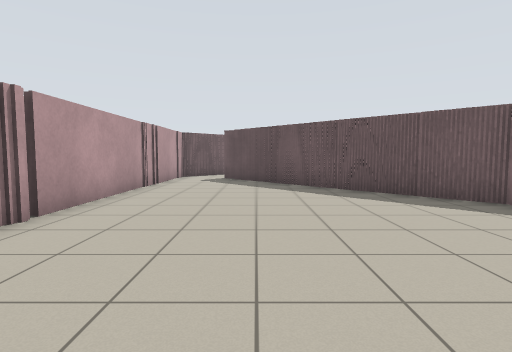
View 1 (above)

18 first-person views from a walk through a Stage world. The camera is 1 m above the floor, tilts 4° down and sees 80° across. Floor lines are 1 m apart. The floor is counted in squares, 1 m on a side. Each view is taken from the middle of a square. On the plan, view 1 faces up. The plan holds only what a view shows up to about 12 squares ahead; the rest is blank. Robots are left out.

View 2
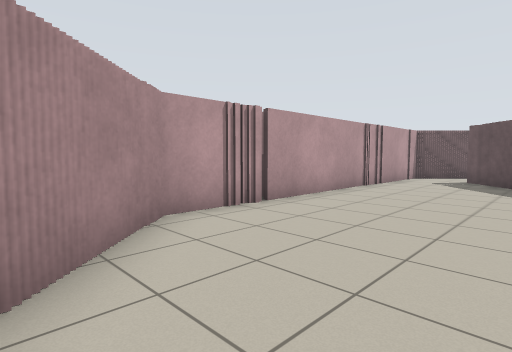

View 3
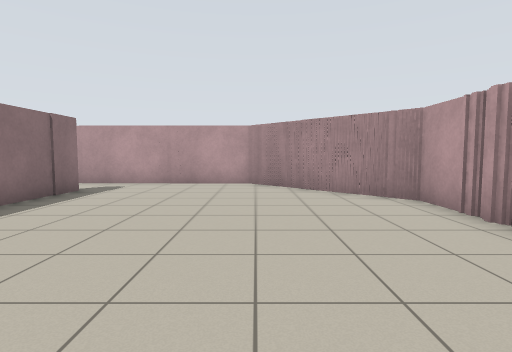

View 4
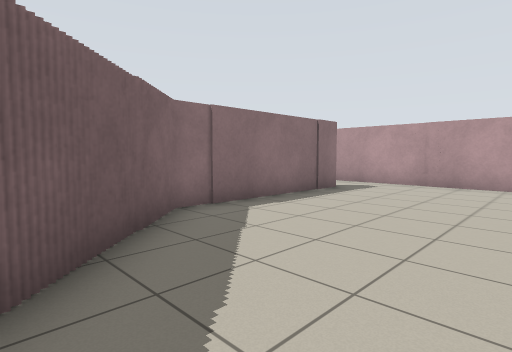

View 5
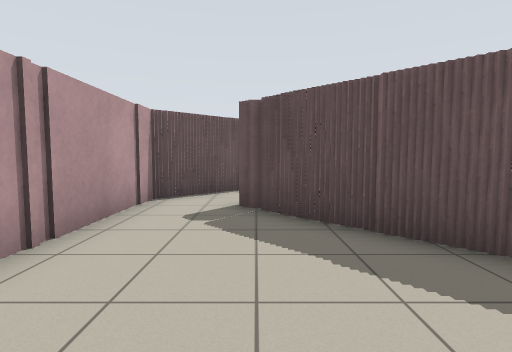

View 6
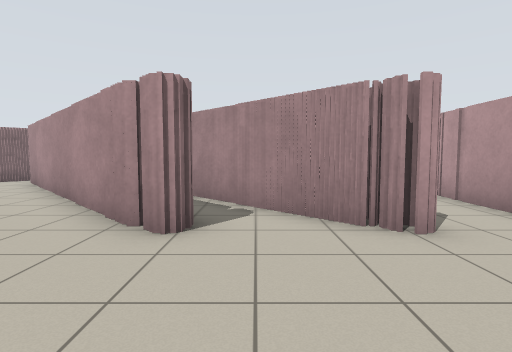

View 7
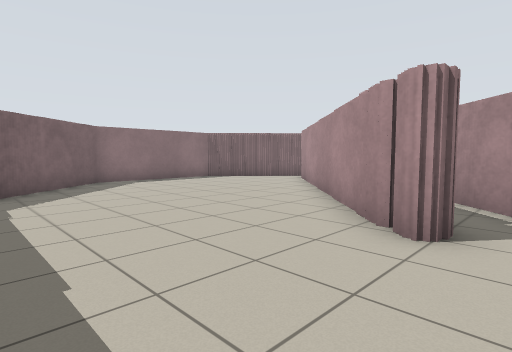

View 8
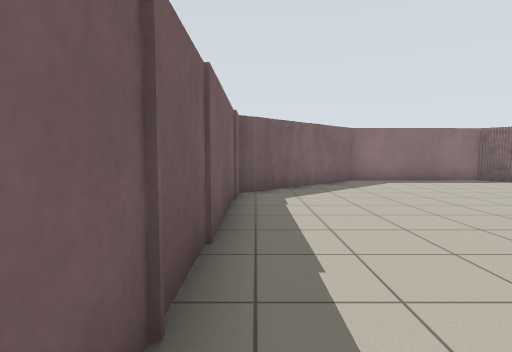

View 9
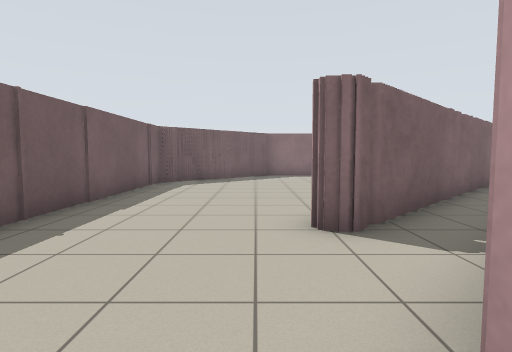

View 10
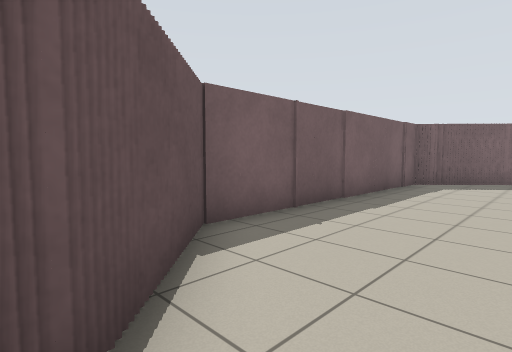

View 11
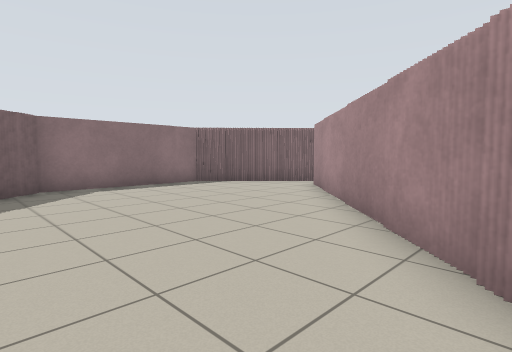

View 12
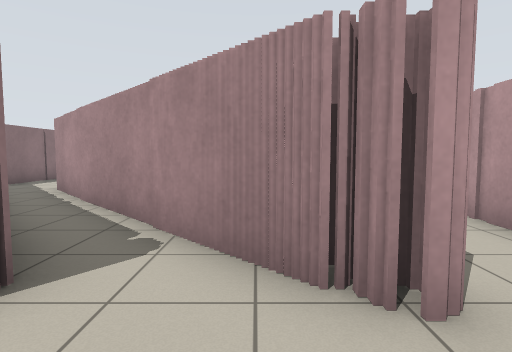

View 13
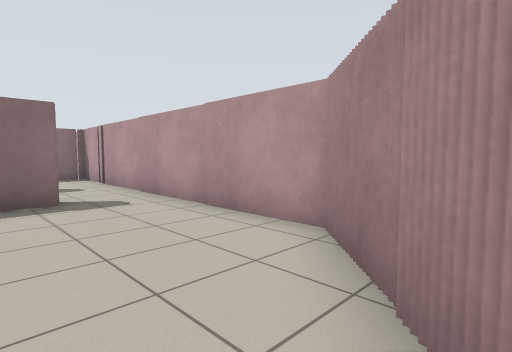

View 14
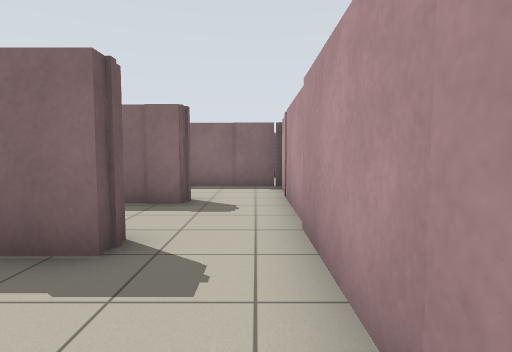

View 15
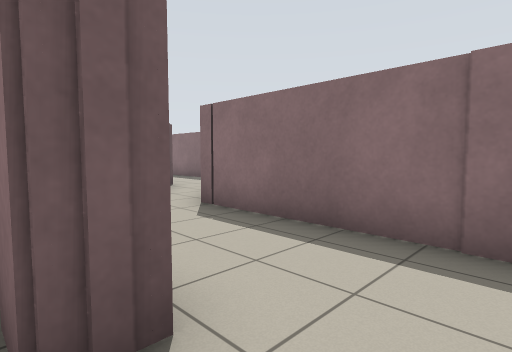

View 16
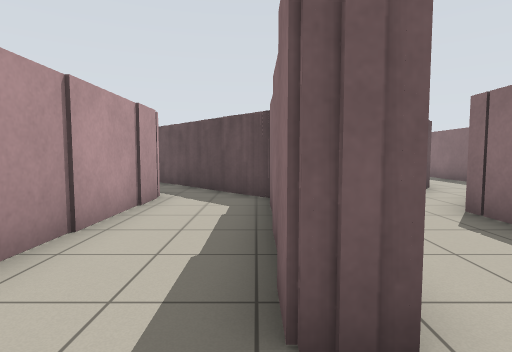

View 17
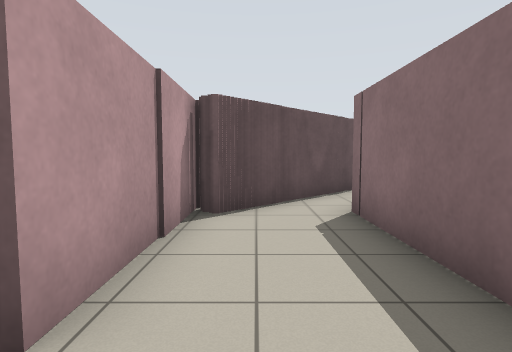

View 18
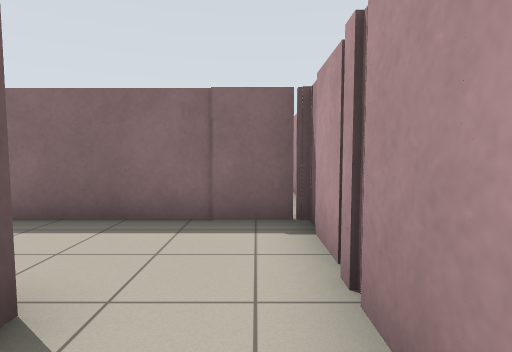

### Floor plan
Key: @ floor where view 1 was taken; # wall or solid block; . floor; T thing the floor can be seen under or through.
Columns run from 4 left of view 1 to 16 right of it. Each row starts with its distance up from view 1.
 18     ##########
 17    ##........##
 16   ##..........##
 15  ##............##
 14 ##..............##
 13 #..#..#..........#
 12 #..##.##.........#
 11 #...###TT........# .#
 10 #....##TTT.......#..#
  9 #.....#TTTT......#..
  8 #......#T T#....##.
  7 #.......TT.##..##..
  6 #........T..####..
  5 #........#...##..
  4 #........#...#..#
  3 #........#..##..#
  2 ##.......#..##..#
  1  ##......#..##..#
  0   ##@...........#
 -1    ##...........#
 -2     #############

Positions as (right, up) in squares from view 1, and headings:
1: (0, 0), facing up
2: (1, 0), facing up-left
3: (0, 9), facing down
4: (0, 9), facing down-right
5: (-1, 7), facing up
6: (1, 17), facing down
7: (1, 17), facing down-right
8: (1, 17), facing right
9: (-2, 14), facing right
10: (-2, 14), facing up-right
11: (3, 15), facing down-right
12: (0, 15), facing down
13: (-2, 2), facing down-right
14: (2, -1), facing right
15: (8, -1), facing up-right
16: (8, -1), facing up
17: (10, -1), facing up
18: (7, -1), facing right
